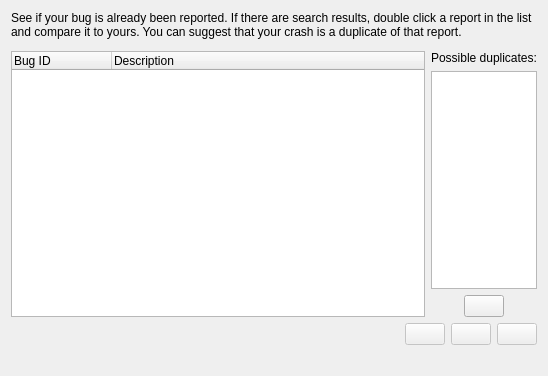
<?xml version="1.0" encoding="UTF-8"?>
<ui version="4.0">
 <class>AssistantPageBugzillaDuplicates</class>
 <widget class="QWidget" name="AssistantPageBugzillaDuplicates">
  <property name="geometry">
   <rect>
    <x>0</x>
    <y>0</y>
    <width>548</width>
    <height>376</height>
   </rect>
  </property>
  <layout class="QVBoxLayout" name="verticalLayout_3">
   <item>
    <widget class="QLabel" name="m_explanationLabel">
     <property name="text">
      <string comment="@info/rich">See if your bug is already been reported. If there are search results, double click a report in the list and compare it to yours. You can suggest that your crash is a duplicate of that report.</string>
     </property>
     <property name="wordWrap">
      <bool>true</bool>
     </property>
    </widget>
   </item>
   <item>
    <widget class="StatusWidget" name="m_statusWidget" native="true"/>
   </item>
   <item>
    <layout class="QHBoxLayout" name="horizontalLayout_2">
     <item>
      <widget class="QTreeWidget" name="m_bugListWidget">
       <property name="alternatingRowColors">
        <bool>true</bool>
       </property>
       <property name="rootIsDecorated">
        <bool>false</bool>
       </property>
       <property name="wordWrap">
        <bool>true</bool>
       </property>
       <column>
        <property name="text">
         <string comment="@title:column">Bug ID</string>
        </property>
       </column>
       <column>
        <property name="text">
         <string comment="@title:column">Description</string>
        </property>
       </column>
      </widget>
     </item>
     <item>
      <layout class="QVBoxLayout" name="verticalLayout">
       <item>
        <widget class="QLabel" name="m_selectedPossibleDuplicatesLabel">
         <property name="text">
          <string comment="@label title of a listbox where the possible duplicate bug numbers are put in">Possible duplicates:</string>
         </property>
        </widget>
       </item>
       <item>
        <widget class="QListWidget" name="m_selectedDuplicatesList">
         <property name="sizePolicy">
          <sizepolicy hsizetype="Ignored" vsizetype="Expanding">
           <horstretch>0</horstretch>
           <verstretch>0</verstretch>
          </sizepolicy>
         </property>
         <property name="minimumSize">
          <size>
           <width>100</width>
           <height>0</height>
          </size>
         </property>
         <property name="maximumSize">
          <size>
           <width>120</width>
           <height>16777215</height>
          </size>
         </property>
        </widget>
       </item>
       <item>
        <layout class="QHBoxLayout" name="horizontalLayout_3">
         <item>
          <spacer name="horizontalSpacer_2">
           <property name="orientation">
            <enum>Qt::Horizontal</enum>
           </property>
           <property name="sizeType">
            <enum>QSizePolicy::Minimum</enum>
           </property>
           <property name="sizeHint" stdset="0">
            <size>
             <width>0</width>
             <height>0</height>
            </size>
           </property>
          </spacer>
         </item>
         <item>
          <widget class="QPushButton" name="m_removeSelectedDuplicateButton">
           <property name="sizePolicy">
            <sizepolicy hsizetype="Maximum" vsizetype="Fixed">
             <horstretch>0</horstretch>
             <verstretch>0</verstretch>
            </sizepolicy>
           </property>
          </widget>
         </item>
        </layout>
       </item>
      </layout>
     </item>
    </layout>
   </item>
   <item>
    <layout class="QHBoxLayout" name="horizontalLayout">
     <item>
      <spacer name="horizontalSpacer">
       <property name="orientation">
        <enum>Qt::Horizontal</enum>
       </property>
       <property name="sizeHint" stdset="0">
        <size>
         <width>40</width>
         <height>20</height>
        </size>
       </property>
      </spacer>
     </item>
     <item>
      <widget class="KPushButton" name="m_openReportButton">
       <property name="enabled">
        <bool>false</bool>
       </property>
      </widget>
     </item>
     <item>
      <widget class="KPushButton" name="m_searchMoreButton">
       <property name="enabled">
        <bool>false</bool>
       </property>
      </widget>
     </item>
     <item>
      <widget class="KPushButton" name="m_stopSearchButton">
       <property name="enabled">
        <bool>false</bool>
       </property>
      </widget>
     </item>
    </layout>
   </item>
   <item>
    <layout class="QHBoxLayout" name="horizontalLayout_4">
     <item>
      <widget class="QLabel" name="m_attachToReportIcon">
       <property name="sizePolicy">
        <sizepolicy hsizetype="Fixed" vsizetype="Fixed">
         <horstretch>0</horstretch>
         <verstretch>0</verstretch>
        </sizepolicy>
       </property>
       <property name="text">
        <string/>
       </property>
      </widget>
     </item>
     <item>
      <widget class="QLabel" name="m_attachToReportLabel"/>
     </item>
    </layout>
   </item>
  </layout>
 </widget>
 <customwidgets>
  <customwidget>
   <class>KPushButton</class>
   <extends>QPushButton</extends>
   <header>kpushbutton.h</header>
  </customwidget>
  <customwidget>
   <class>StatusWidget</class>
   <extends>QWidget</extends>
   <header>statuswidget.h</header>
   <container>1</container>
  </customwidget>
 </customwidgets>
 <resources/>
 <connections/>
</ui>
